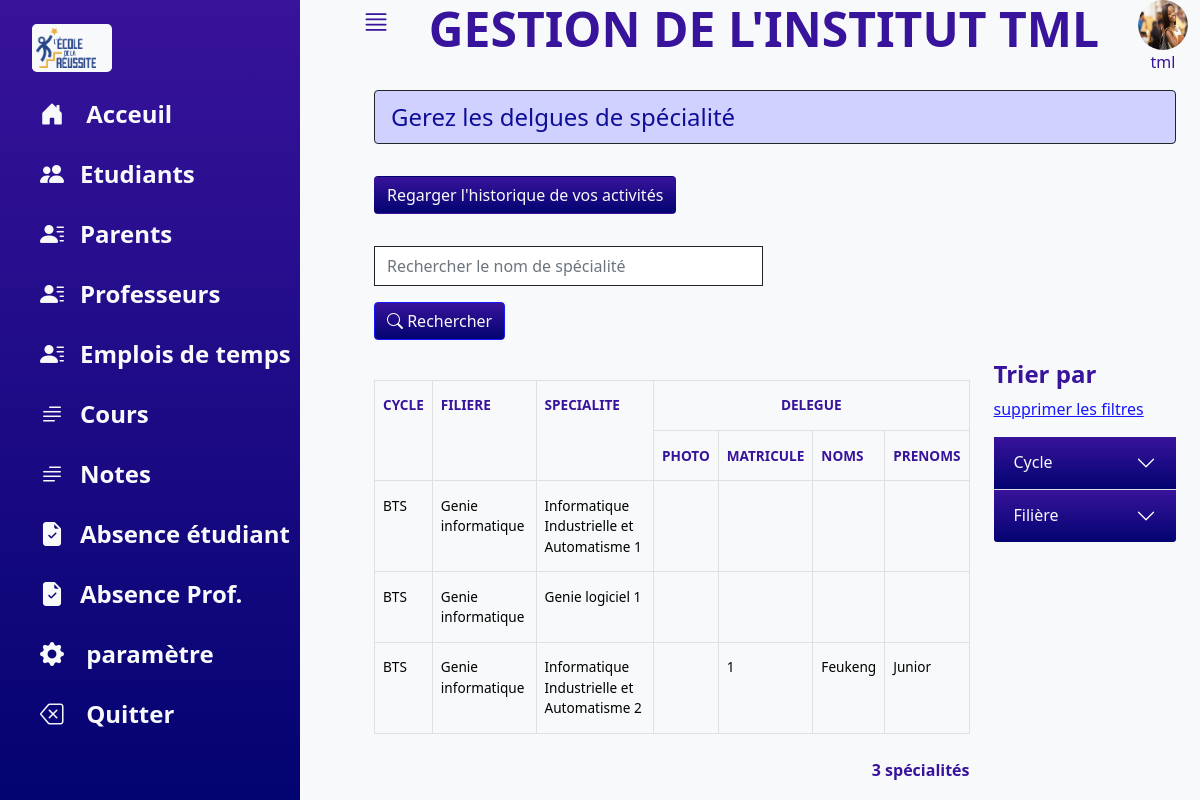
Page /direction/delegue/ (signed in) on the committed database.
### direction/models.py (models this page shows, shortened)
class Specialite(models.Model):
	nom=models.CharField(max_length=60)
	filiere=models.ForeignKey("Filiere", on_delete=models.CASCADE)
	niveau=models.PositiveSmallIntegerField(validators=[MaxValueValidator(10), MinValueValidator(1)]);
	emploi_de_temps=models.OneToOneField("EmploiDeTemps", on_delete=models.SET_NULL, null=True, blank=True)
	cours=models.ManyToManyField("Cours",blank=True)
	numero_salle=models.PositiveSmallIntegerField(validators=[MaxValueValidator(500), MinValueValidator(1)], null=True, blank=True)
	delegue=models.OneToOneField("Etudiant", related_name="delegue", on_delete=models.SET_NULL, null=True, blank=True)
	class Meta:
		verbose_name="Specialité"
		verbose_name_plural="Specialités"

class Filiere(models.Model):
	nom=models.CharField(max_length=30)
	cycle=models.ForeignKey("Cycle", on_delete=models.CASCADE)
	class Meta:
		verbose_name="Filière"
		verbose_name_plural="Filières"

class Cycle(models.Model):
	nom=models.CharField(max_length=30)
	diplome=models.CharField(max_length=30)
	langue=models.CharField(max_length=2, choices=[("FR", "Français"), ("EN", "Anglais")], default="FR")
	class Meta:
		verbose_name="cycle"
		verbose_name_plural="cycles"

class Etudiant(models.Model):
	MASCULIN="MASCULIN"
	FEMININ="FEMININ"
	choices_sex=[(MASCULIN,"Masculin"), (FEMININ, "Feminin")]
	matricule=models.PositiveIntegerField(blank=True, default=0, unique=True)
	photo=models.ImageField(null=True, blank=True)
	noms=models.CharField(max_length=30)
	prenoms=models.CharField(max_length=30)
	date_de_naissance=models.DateField()
	lieu_de_naissance=models.CharField(max_length=30)
	sexe=models.CharField(max_length=10, choices=choices_sex, default=MASCULIN)
	email=models.EmailField()
	nationalite=models.CharField(default="Camerounaise", max_length=30)
	numero_CNI=models.CharField(max_length=30)
	numero_telephone=models.CharField(max_length=15, validators=[RegexValidator(
		regex=r"^(\+?\(?237\)?)?[ ]?6([ -/.]?(\d){2}){4}$", message="Mauvais format de numéro")])
	statut=models.BooleanField(default=False)
	ancienne_ecole=models.CharField(blank=True, null=True, max_length=30)
	specialite=models.ForeignKey("Specialite", on_delete=models.CASCADE)
	club=models.ForeignKey("Club", on_delete=models.CASCADE, null=True, blank=True)
	parent=models.ForeignKey("Parent", on_delete=models.SET_NULL, null=True)
	profil=models.OneToOneField(User, on_delete=models.SET_NULL, null=True, blank=True)
	cantine=models.BooleanField(default=True)
	transport=models.BooleanField(default=True)
	developpment_password=models.CharField(max_length=30)
	class Meta:
		verbose_name="Etudiant"
		verbose_name_plural="Etudiants"

### direction/views.py (the view)
# urls.py: path("delegue/", delegue, name="delegue"),
@user_passes_test(test_func=testDirecteurAcademique, login_url=LOGIN_URL_PASSES_TEST)
def delegue(request):
    context={}
    context["filtre_cycle"]=Cycle.objects.all()
    context["filtre_filiere"]=Filiere.objects.all()
    try:
        pk_cycle=request.GET["cycle"]
        pk_cycle=int(pk_cycle)
        cycle=Cycle.objects.get(pk=pk_cycle)
        specialites=Specialite.objects.filter(filiere__cycle__pk=pk_cycle)
        context["active_cycle"]=pk_cycle
    except:
        try:
            pk_filiere=request.GET["filiere"]
            pk_filiere=int(pk_filiere)
            filiere=Filiere.objects.get(pk=pk_filiere)
            specialites=Specialite.objects.filter(filiere__pk=pk_filiere)
            context["active_filiere"]=pk_filiere
        except:
            try:
                search=request.GET["search"]
                specialites=Specialite.objects.filter(nom__icontains=search)
            except:
                specialites=Specialite.objects.all()
    context["specialites"]=specialites
    return render(request, "direction/delegue.html", context)

### direction/context_processors.py (called while the page is built)
def getNamesGroupUser(request):
	namesGroup=[group.name for group in request.user.groups.all()]
	return {"names_group": namesGroup}

### direction/views.py (called while the page is built)
def testDirecteurAcademique(user):
    try:
        group=user.groups.get(name="directeur académique")
        return True
    except:
        return False

### direction/templates/direction/delegue.html (shortened to what this page needs)
{% extends "direction/base.html" %}
{% load static %}
{% block message %}
 <p class="fs-4 border border-dark py-2 px-3 alert alert-primary">
 Gerez les delgues de spécialité
 </p>
{% endblock %}
{% block content %}
{% include "direction/vertical-bar.html" with onglet=8 %}
<div class="my-3 ">
  <form action="{{request.path}}" method="get">
<div class="  row " >
  <div class="col-12 col-sm-6 position-relative ">
      <input type="search" name="search" class="form-control" style="height:40px;" placeholder="Rechercher le nom de spécialité">
    <button type="submit"  class="btn btn-primary mt-3" id="search" >
      <i class="bi bi-search text-white"></i> Rechercher
    </button>
  </div>
</div>
</form>
</div>
<div class="row">
 <div class=" col-12 col-lg-9 overflow-auto">
  <table class="  table  table-light table-borderless table-hover table-bordered my-4 " id="table-list">
   <tr>
     <th class="text-uppercase violet fw-bold" rowspan="2"> Cycle</th>
     <th class="text-uppercase violet fw-bold" rowspan="2"> Filiere</th>
     <th class="text-uppercase violet fw-bold" rowspan="2"> Specialite</th>
     <th class="text-uppercase violet fw-bold text-center" colspan="4"> Delegue</th>
   </tr>
   <tr>
     <th class="text-uppercase violet fw-bold" > Photo</th>
     <th class="text-uppercase violet fw-bold"> Matricule</th>
     <th class="text-uppercase violet fw-bold"> Noms</th>
     <th class="text-uppercase violet fw-bold"> Prenoms</th>
   </tr>
    {% for specialite in specialites %}
      <tr url="{% url 'direction:edition_delegue' pk_specialite=specialite.pk%}" class="item">
        <td>{{specialite.filiere.cycle.nom}}</td>
        <td>{{specialite.filiere.nom}}</td>
        <td>{{specialite.nom}} {{specialite.niveau}}</td>
        <td>{{specialite.delegue.photo}}</td>
        <td>{{specialite.delegue.matricule}}</td>
        <td>{{specialite.delegue.noms}}</td>
        <td>{{specialite.delegue.prenoms}}</td>
      </tr>
    {% endfor %}
 </table>
 <div class="text-end row">
    <div class="col-6">
    </div>
    <div class="col-6">
       <p class="fw-bold violet" fs-2>{{specialites.count}} spécialité{{specialites.count|pluralize}}</p>
    </div>
 </div>
</div>
<div class="col-6 col-lg-3 mt-5 mt-lg-1">
   <h4 class="violet fw-bold">Trier par</h4>
    <p><a href="{{request.path}}" class="link-primary">supprimer les filtres</a></p>
<div class="accordion accordion-flush" id="accordionTML">
      <div class="accordion-item">
        <h2 class="accordion-header " id="flush-headingOne">
          <button class="accordion-button  collapsed" type="button" data-bs-toggle="collapse" data-bs-target="#flush-collapseOne" aria-expanded="false" aria-controls="flush-collapseOne">
             Cycle
          </button>
        </h2>
  </div>
  <div class="accordion-item">
    <h2 class="accordion-header" id="flush-headingTwo">
      <button class="accordion-button collapsed" type="button" data-bs-toggle="collapse" data-bs-target="#flush-collapseTwo" aria-expanded="false" aria-controls="flush-collapseTwo">
        Filière
      </button>
    </h2>
  </div>
</div>
</div>
</div>
{% endblock %}

### direction/templates/direction/base.html (shortened to what this page needs)
{% load static %}
<!DOCTYPE html>
<html lang="fr" dir="ltr">
  <head>
    <link rel="stylesheet" type="text/css" href="{% static 'vitrine/css/style.css' %}">
    <link rel="stylesheet" type="text/css" href="{% static 'direction/css/direction-index.css' %}">
    <link rel="stylesheet" type="text/css" href="{% static 'vitrine/css/bootstrap-icons.css' %}">
  </head>
  <body>
    <div class="container-fluid bg-light">
      <div class="main active ">
        <div class=" top d-flex justify-content-between">
          <div class="menu" style="cursor:pointer;">
            <i class="bi bi-justify fs-3 "></i>
          </div>
          <div class="">
            <p class="text-uppercase display-5 fw-bold"> Gestion de l'institut TML </p>
          </div>
          <div class="">
            <img src="{% static 'vitrine/images/etudiante2.jpg' %}" class="rounded-circle d-block mx-auto" width="50px" height="50px" alt="">
            <p class="text-center"> {{user.username}}</p>
          </div>
        </div>
        <div class="container">
          <div class="">
              {% block message %}
              {% endblock %}
            <button type="button" class="btn my-3" name="button">Regarger l'historique de vos activités</button>
          </div>
          {% block content %}
          {% endblock %}
        </div>
      </div>
    </div>
  </body>
</html>

### direction/static/direction/css/direction-index.css (style rules this page uses)
:root { --violet-gradient:linear-gradient(rgba(56, 19, 155), rgba(3, 3, 113)); --violet:rgba(56, 19, 155); --white:#f8f9fa; }
.violet { color:var(--violet); }
.main { padding-left:130px; width:100%; transition: .5s; min-height: 100vh; }
.main .top { color:var(--violet); }
.main.active { padding-left: 350px; }
.main .container button { background: var(--violet); background-image: var(--violet-gradient); color:var(--white); }
table tr th, table tr td { font-size: .85rem; }
#search { margin-top:0; white-space: nowrap; }

### rows in the picture
Specialite: filiere.cycle.nom "BTS", filiere.nom "Genie informatique", nom "Informatique Industrielle et Automatisme", niveau "1"
Specialite: filiere.cycle.nom "BTS", filiere.nom "Genie informatique", nom "Genie logiciel", niveau "1"
Specialite: filiere.cycle.nom "BTS", filiere.nom "Genie informatique", nom "Informatique Industrielle et Automatisme", niveau "2", delegue.matricule "1", delegue.noms "Feukeng", delegue.prenoms "Junior"

### other values in the picture
{{ user.username }} "tml"
{{ specialites.count }} "3"
